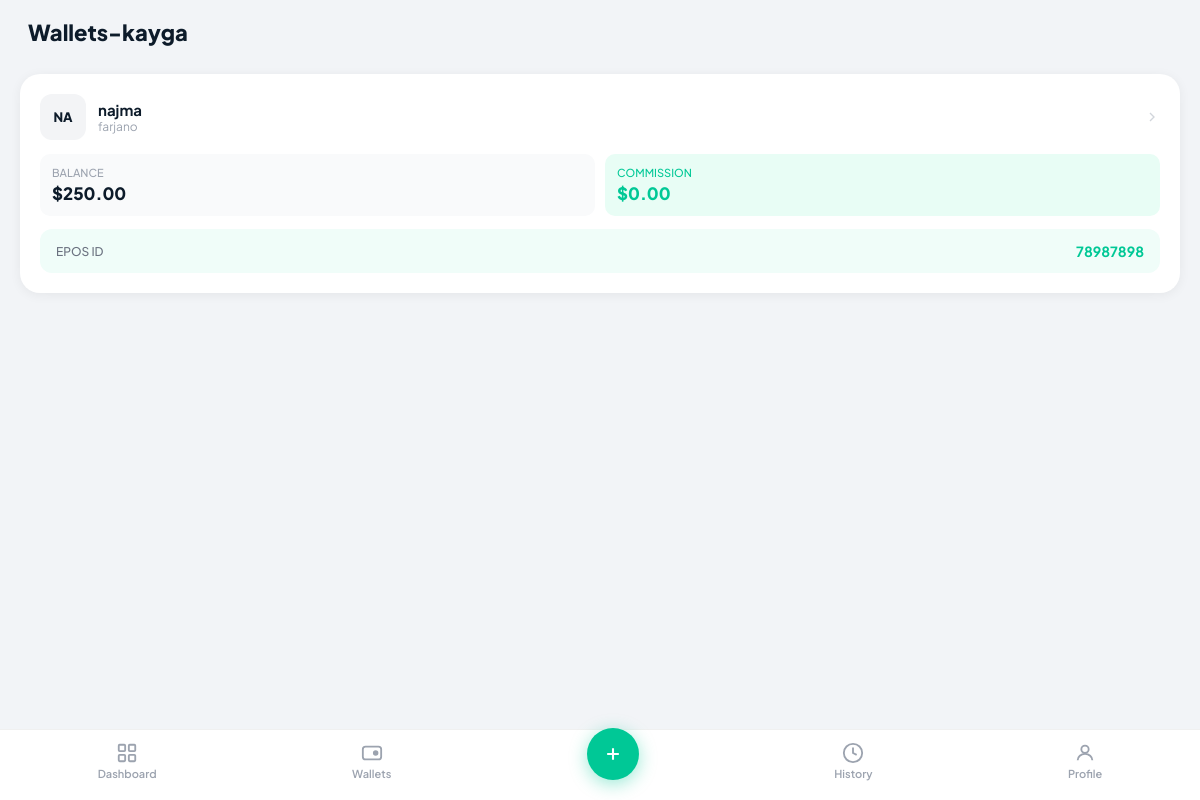
The page /wallet/ (signed in) on the database its author committed.
### dashboard/models.py (models this page shows, shortened)
class Wallet(models.Model):
    agent        = models.ForeignKey(User, on_delete=models.CASCADE, related_name='wallets')
    name         = models.CharField(max_length=100)
    logo         = models.CharField(max_length=10, default='WL')
    location     = models.CharField(max_length=200)
    epos_id      = models.CharField(max_length=50, unique=True)
    balance      = models.DecimalField(max_digits=12, decimal_places=2, default=0)
    block_amount = models.DecimalField(max_digits=12, decimal_places=2, default=0)
    commission   = models.DecimalField(max_digits=12, decimal_places=2, default=0)
    dep_rate     = models.DecimalField(max_digits=5, decimal_places=2, default=5.0)
    with_rate    = models.DecimalField(max_digits=5, decimal_places=2, default=2.0)
    is_active    = models.BooleanField(default=True)
    created_at   = models.DateTimeField(default=timezone.now)
    class Meta:
        ordering = ['-created_at']
        verbose_name = 'Wallet'
        verbose_name_plural = 'Wallets'

### dashboard/views.py (the view)
# urls.py: path("wallet/",views.wallet,name="wallet"),
def wallet(request):
    wallets = Wallet.objects.filter(agent=request.user)
    context = {
        "wallets":wallets
    }
    return render(request,"wallet.html",context)

### templates/wallet.html (shortened to what this page needs)
{% extends "base.html" %}
{% block content %}
<div class="topbar">
  <span class="topbar-title">Wallets-kayga</span>
</div>
<div class="body-scroll" style="padding:clamp(6px,1.5vw,10px) 0;">
  {% for w in wallets %}
        {% include "component/walletCard.html" with wallet=w%}
    {%endfor%}
  <div style="height:6px;"></div>
</div>
{% include "partials/_bottom_nav.html" %}
{% endblock %}

### templates/component/walletCard.html
<a href="#" class="wallet-card">
  <div class="row" style="gap:clamp(8px,2vw,12px);margin-bottom:clamp(10px,2vw,14px);">
    <div class="wallet-logo">{{ wallet.logo }}</div>
    <div style="flex:1;min-width:0;">
      <p class="wallet-name">{{wallet.agent.username}}</p>
      <p class="wallet-loc">{{wallet.location}}</p>
    </div>
    <svg width="16" height="16" viewBox="0 0 24 24" fill="none" stroke="#d1d5db" stroke-width="2">
      <path d="M9 18l6-6-6-6"/>
    </svg>
  </div>
  <div class="row" style="gap:clamp(6px,1.5vw,10px);margin-bottom:0;">
    <div class="stat-box">
      <p class="stat-label">Balance</p>
      <p class="stat-value">${{wallet.balance}}</p>
    </div>
    <div class="stat-box" style="background:#e8fdf5;">
      <p class="stat-label green">Commission</p>
      <p class="stat-value green">${{wallet.commission}}</p>
    </div>
  </div>
  <div class="epos-row">
    <span style="font-size:clamp(11px,2.5vw,12px);color:#6b7280;font-weight:500;">EPOS ID</span>
    <span class="green" style="font-size:clamp(12px,2.5vw,14px);font-weight:700;">{{wallet.epos_id}}</span>
  </div>
</a>

### templates/base.html (style rules this page uses)
*,*::before,*::after { box-sizing:border-box;margin:0;padding:0; }
html,body { height:100%;width:100%;font-family:'Plus Jakarta Sans',sans-serif;background:#0d1b2a;overflow:hidden; }
.body-scroll { flex:1;overflow-y:auto;-webkit-overflow-scrolling:touch; }
.topbar { display:flex;align-items:center;justify-content:space-between;padding:clamp(10px,2vw,18px) clamp(14px,4vw,28px);background:#f2f4f7;flex-shrink:0; }
.topbar-title { font-size:clamp(17px,4vw,22px);font-weight:800;color:#0d1b2a; }
.wallet-card { background:white;border-radius:clamp(14px,3vw,20px);margin:0 clamp(12px,3vw,20px) clamp(10px,2vw,14px);padding:clamp(14px,2.5vw,20px);box-shadow:0 2px 12px rgba(0,0,0,.06);cursor:pointer;text-decoration:none;display:block; }
.wallet-logo { width:clamp(38px,7vw,46px);height:clamp(38px,7vw,46px);background:#f3f4f6;border-radius:12px;display:flex;align-items:center;justify-content:center;font-size:clamp(11px,2.5vw,13px);font-weight:800;color:#0d1b2a;flex-shrink:0; }
.wallet-name { font-size:clamp(13px,3vw,15px);font-weight:700;color:#0d1b2a; }
.wallet-loc { font-size:clamp(10px,2.5vw,12px);color:#9ca3af; }
.stat-box { flex:1;background:#f9fafb;border-radius:10px;padding:clamp(8px,1.5vw,12px); }
.stat-label { font-size:clamp(9px,2vw,11px);color:#9ca3af;font-weight:500;margin-bottom:3px;text-transform:uppercase; }
.stat-value { font-size:clamp(14px,3.5vw,17px);font-weight:800;color:#0d1b2a; }
.epos-row { background:#f0fdf9;border-radius:12px;padding:clamp(9px,1.8vw,13px) clamp(12px,2.5vw,16px);display:flex;justify-content:space-between;align-items:center;margin-top:clamp(10px,2vw,13px); }
.green { color:#00c896; }
.row { display:flex;align-items:center; }

### rows shown on the page
Wallet: logo "NA", agent.username "najma", location "farjano", balance "250.00", commission "0.00", epos_id "78987898"
